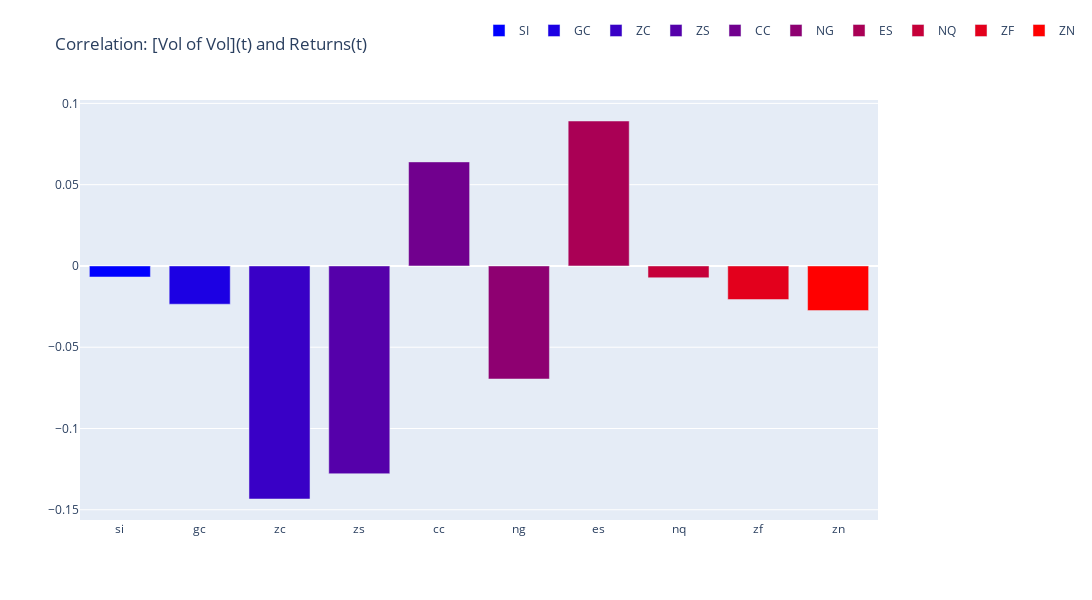

Notebook source saved alongside this figure:
### Code cell
fig = go.Figure()

for name in contracts:
    fig.add_trace(
        go.Bar(
            name=name.upper(),
            x=[name],
            y=[
                np.corrcoef(
                    contracts[name]["vol"].rolling(14, min_periods=2).std().dropna(),
                    contracts[name]["rtr"][1:],
                )[0][1]
            ],
            marker_color=color_map[name],
            showlegend=True,
            # legendgroup=name,
        ),
    )

fig.update_layout(
    height=600,
    width=1400,
    title_text="Correlation: [Vol of Vol](t) and Returns(t)",
    barmode="group",
    bargap=0.15,
    bargroupgap=0.1,
    legend=dict(x=0.5, y=1.2, orientation="h"),
)

### Figure 1 — Plotly figure (JSON) as saved in the notebook; plotly's stock layout.template omitted (floating-point values rounded to 4 significant figures)
{"data": [{"marker": {"color": "rgb(0.0, 0.0, 255.0)"}, "name": "SI", "showlegend": true, "type": "bar", "x": ["si"], "y": [-0.0068]}, {"marker": {"color": "rgb(28.333333333333332, 0.0, 226.66666666666666)"}, "name": "GC", "showlegend": true, "type": "bar", "x": ["gc"], "y": [-0.02353]}, {"marker": {"color": "rgb(56.666666666666664, 0.0, 198.33333333333334)"}, "name": "ZC", "showlegend": true, "type": "bar", "x": ["zc"], "y": [-0.1434]}, {"marker": {"color": "rgb(85.0, 0.0, 170.0)"}, "name": "ZS", "showlegend": true, "type": "bar", "x": ["zs"], "y": [-0.1278]}, {"marker": {"color": "rgb(113.33333333333333, 0.0, 141.66666666666669)"}, "name": "CC", "showlegend": true, "type": "bar", "x": ["cc"], "y": [0.064]}, {"marker": {"color": "rgb(141.66666666666666, 0.0, 113.33333333333334)"}, "name": "NG", "showlegend": true, "type": "bar", "x": ["ng"], "y": [-0.06955]}, {"marker": {"color": "rgb(170.0, 0.0, 85.0)"}, "name": "ES", "showlegend": true, "type": "bar", "x": ["es"], "y": [0.08916]}, {"marker": {"color": "rgb(198.33333333333331, 0.0, 56.666666666666686)"}, "name": "NQ", "showlegend": true, "type": "bar", "x": ["nq"], "y": [-0.007269]}, {"marker": {"color": "rgb(226.66666666666666, 0.0, 28.333333333333343)"}, "name": "ZF", "showlegend": true, "type": "bar", "x": ["zf"], "y": [-0.02068]}, {"marker": {"color": "rgb(255.0, 0.0, 0.0)"}, "name": "ZN", "showlegend": true, "type": "bar", "x": ["zn"], "y": [-0.02747]}], "layout": {"bargap": 0.15, "bargroupgap": 0.1, "barmode": "group", "height": 600, "legend": {"orientation": "h", "x": 0.5, "y": 1.2}, "title": {"text": "Correlation: [Vol of Vol](t) and Returns(t)"}, "width": 1400}}
